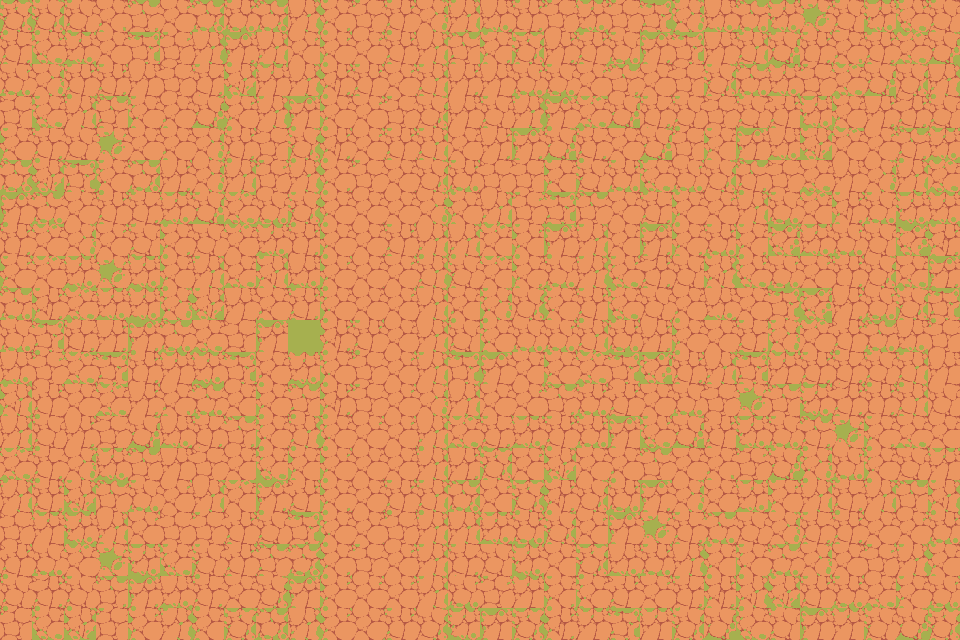

This is a level from a 2D game, rendered from its Tiled map with the project's own tilesets. A one-line summary and the map file follow, with tile-layer data summarised:
An orthogonal 30x20 tile map with 32x32 px tiles, 1 tile layer (ground) and 8 objects.

<map version="1.10" tiledversion="1.11.2" orientation="orthogonal" renderorder="right-down" width="30" height="20" tilewidth="32" tileheight="32" infinite="0" nextlayerid="4" nextobjectid="23">
 <tileset firstgid="1" source="tilesets/Terrain.tsx" />
 <layer id="1" name="ground" width="30" height="20">
  <data>[600 cells, 600 non-empty, 64 distinct tile ids]</data>
 </layer>
 <objectgroup id="3" name="collision">
  <object id="15" gid="38" x="288" y="96" width="32" height="32" />
  <object id="16" gid="38" x="288" y="32" width="32" height="32" />
  <object id="17" gid="38" x="288" y="64" width="32" height="32" />
  <object id="18" gid="38" x="288" y="128" width="32" height="32" />
  <object id="19" gid="38" x="288" y="160" width="32" height="32" />
  <object id="20" gid="38" x="288" y="192" width="32" height="32" />
  <object id="21" gid="38" x="288" y="256" width="32" height="32" />
  <object id="22" gid="38" x="288" y="224" width="32" height="32" />
 </objectgroup>
</map>
